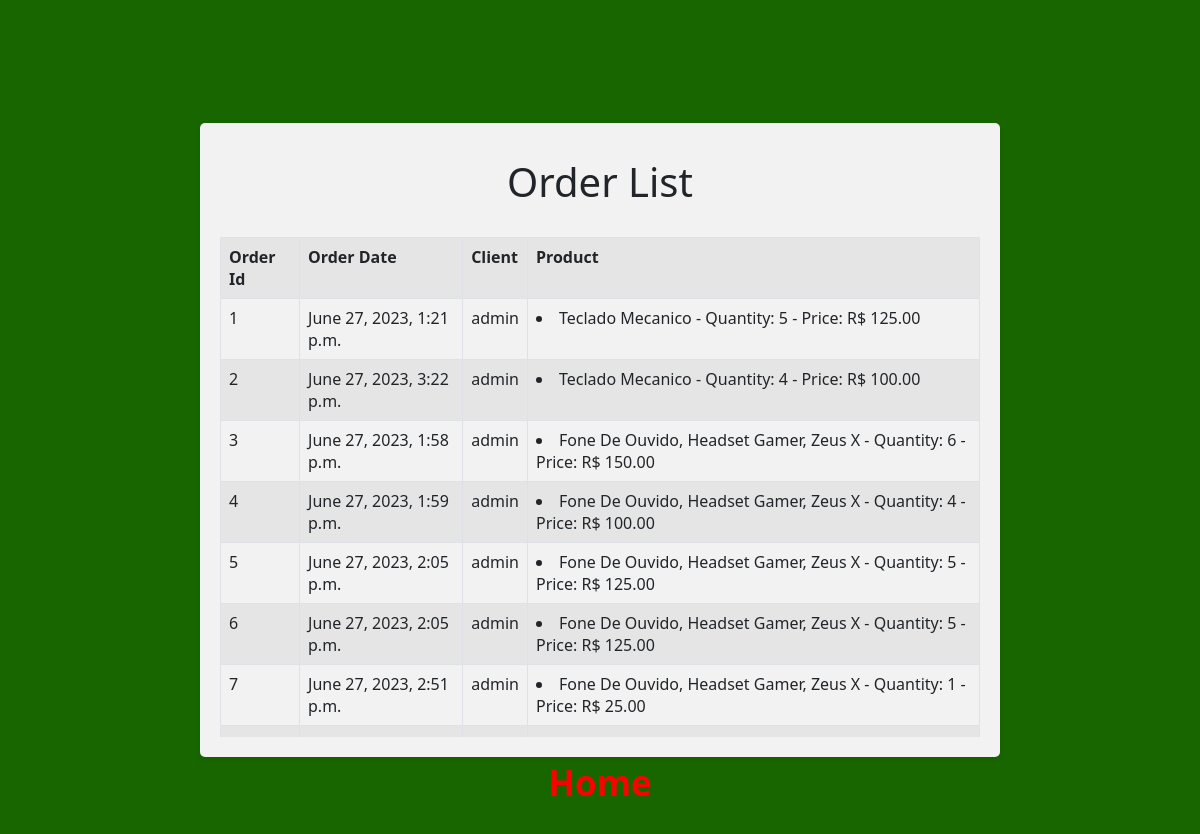
The app's page /order-list/ (signed in) with its own data.
### app_tech/models.py (models this page shows, shortened)
class Order(models.Model):
    client = models.ForeignKey(User, on_delete=models.CASCADE)
    products = models.ManyToManyField(Product, through='OrderItem')
    date = models.DateTimeField()

class OrderItem(models.Model):
    Product = models.ForeignKey(Product, on_delete=models.SET_NULL, null=True)
    Order = models.ForeignKey(Order, on_delete=models.CASCADE)
    quantity = models.IntegerField(help_text="Quantidade do mesmo produto selecionado")
    price = models.DecimalField(max_digits=10, decimal_places=2, editable = False)

class Product(models.Model):
    id_product = models.AutoField(primary_key=True)
    name = models.TextField(max_length=255)
    description = models.TextField()
    price  = models.DecimalField(max_digits = 10,decimal_places = 2)
    category = models.ForeignKey(Category, on_delete=models.CASCADE)
    manufacturer = models.ForeignKey(Manufacturer, on_delete=models.CASCADE)
    quantity = models.IntegerField()
    image = models.ImageField(upload_to='images/')

### app_tech/views.py (the view)
# urls.py: path('order-list/', views.order_list, name='order-list'),
def order_list(request):
    orders = Order.objects.filter(client=request.user)
    return render(request, 'order_list.html', {'orders': orders})

### app_tech/templates/order_list.html (shortened to what this page needs)
{% block conteudo %} {% load static %}
<head>
  <link
    href="https://cdn.jsdelivr.net/npm/bootstrap@5.0.2/dist/css/bootstrap.min.css"
    rel="stylesheet"
  />
</head>
<link rel="stylesheet" href="{% static 'css/list.css' %}" />
<div class="container">
  <h1
    style="
      display: flex;
      justify-content: center;
      margin-top: 1vh;
      margin-bottom: 2vh;
    "
  >
    Order List
  </h1>
  {% if orders %}
  <div class="scrollable">
    <table class="table table-bordered table-striped">
      <tr>
        <th>Order Id</th>
        <th>Order Date</th>
        <th>Client</th>
        <th>Product</th>
      </tr>
      {% for order in orders %}
      <tr>
        <td>{{ order.id }}</td>
        <td>{{ order.date }}</td>
        <td>{{ order.client.username }}</td>
        <td>
          {% for order_item in order.orderitem_set.all %}
            <li>{{ order_item.Product.name }} - Quantity: {{ order_item.quantity }} - Price: R$ {{ order_item.price }}</li>
          {% endfor %}
        </td>
      </tr>
      {% endfor %}
    </table>
  </div>
  {% else %}
  <p>No orders available.</p>
  {% endif %}
</div>
<div class="centro">
    <a href="/">Home</a>
</div>
{% endblock %}

### app_tech/static/css/list.css (style rules this page uses)
.container { background-color: #f2f2f2; border-radius: 5px; box-shadow: 0 2px 5px rgba(0, 0, 0, 0.1); padding: 20px; max-width: 800px; margin: 0 auto; margin-top: 8vh; }
.scrollable { overflow: auto; max-height: 500px; scroll-behavior: smooth; }
.centro { display: flex; align-items: center; justify-content: center; }
a { text-decoration: none; color: red; font-weight: bold; font-size: 35px; }

### records on screen
Order: id "1", date "June 27, 2023, 1:21 p.m.", client.username "admin"
OrderItem: Product.name "Teclado Mecanico", quantity "5", price "125.00"
Order: id "2", date "June 27, 2023, 3:22 p.m.", client.username "admin"
OrderItem: Product.name "Teclado Mecanico", quantity "4", price "100.00"
Order: id "3", date "June 27, 2023, 1:58 p.m.", client.username "admin"
OrderItem: Product.name "Fone De Ouvido, Headset Gamer, Zeus X", quantity "6", price "150.00"
Order: id "4", date "June 27, 2023, 1:59 p.m.", client.username "admin"
OrderItem: Product.name "Fone De Ouvido, Headset Gamer, Zeus X", quantity "4", price "100.00"
Order: id "5", date "June 27, 2023, 2:05 p.m.", client.username "admin"
OrderItem: Product.name "Fone De Ouvido, Headset Gamer, Zeus X", quantity "5", price "125.00"
Order: id "6", date "June 27, 2023, 2:05 p.m.", client.username "admin"
OrderItem: Product.name "Fone De Ouvido, Headset Gamer, Zeus X", quantity "5", price "125.00"
Order: id "7", date "June 27, 2023, 2:51 p.m.", client.username "admin"
OrderItem: Product.name "Fone De Ouvido, Headset Gamer, Zeus X", quantity "1", price "25.00"
